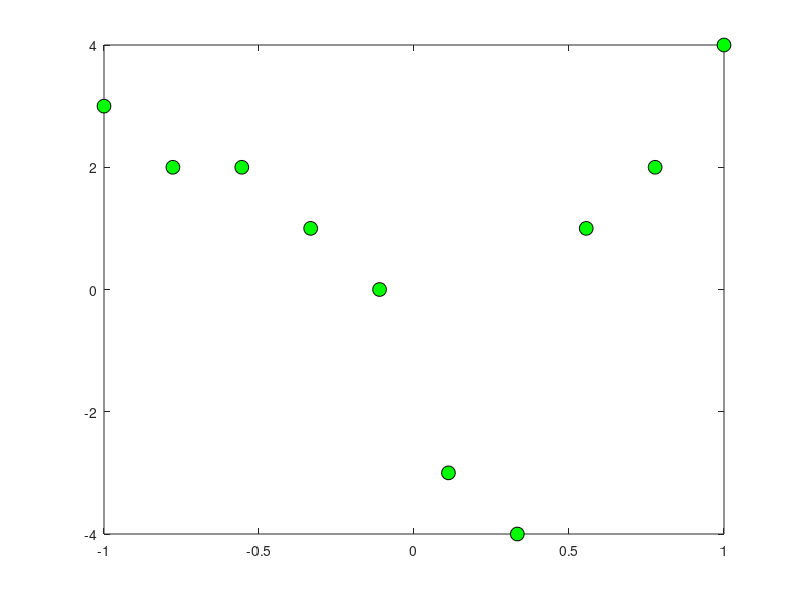

Recreate this plot in MATLAB. (Note: this script raises an error after producing the figure.)
n = 10;

xi = linspace(-1,1,10);
yi = [3 2 2 1 0 -3 -4 1 2 4];

plot(xi,yi,'o','MarkerSize',10,'MarkerFaceColor','g','MarkerEdgeColor','k')

%===========================
x = linspace(-1,1,1000);
% y = ?
% Interpolate to find value of y at x using following 
% interpolation techniques

hold on
y = zeros(size(x));


% 1. midpoint interpolation
y = zeros(size(x));


for i = 1:N-1
    
    xmid = (xi(i) + xi(i+1)) / 2;
    for j = 1:length(x)
        if x(j) > xi(i) && x(j) <= xmid
            y(j) = yi(i);
        elseif x(j) > xmid && x(j) <= xi(i+1)
            y(j) = yi(i+1);
        end
    end
end

plot(x, y, 'm', 'LineWidth', 1.5);

xlabel('x');
ylabel('y');
axis([-1 1 -5 5])
title('Midpoint-based Interpolation');

legend('Original Points', 'Midpoint-based Interpolation');

hold off



% 2. linear interpolation

% 3. polynomial interpolation